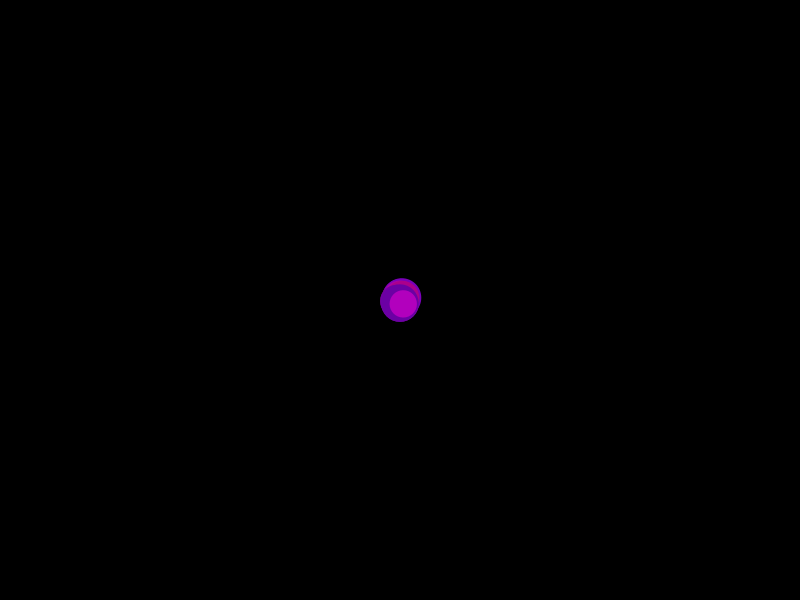
Frame 1 (no input)
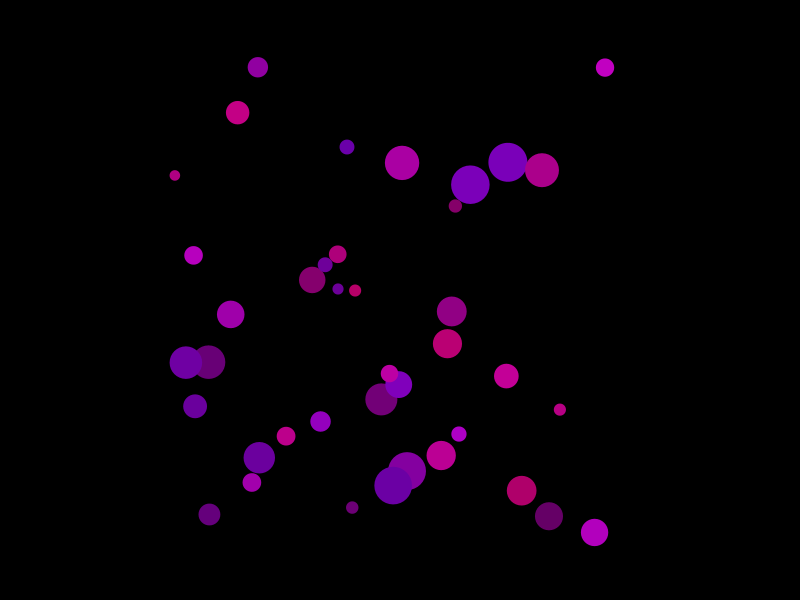
Frame 60 (the mouse pressed at the canvas centre just before this capture)
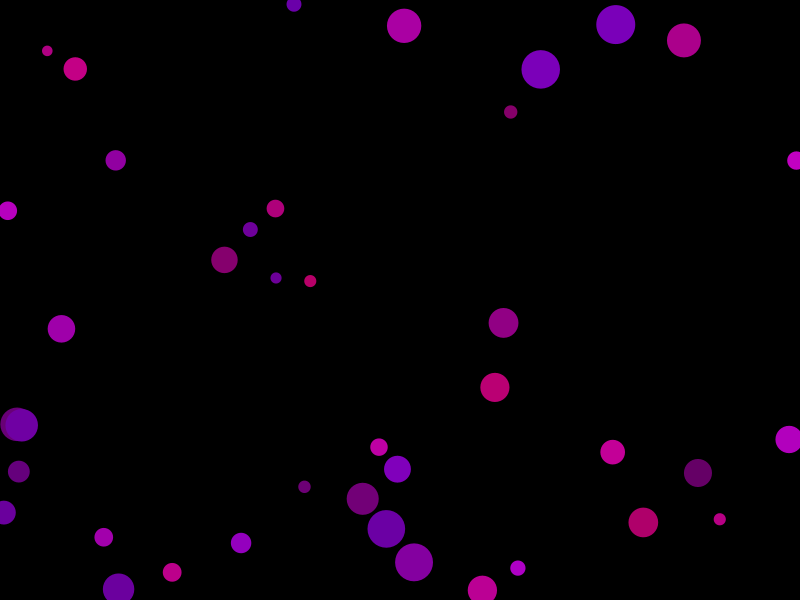
Frame 120 (the mouse held since frame 60 and released just before this capture)

The Processing sketch that drew these frames (run headless with seeded random() and noise(); from frame 60 on, the mouse is pressed at the canvas centre):

// Processing sketch: sketch_9_bounce6
// ── sketch_9_bounce6.pde
int nc = 40;
Circle[] cc = new Circle[nc];
 
void setup()
{
  size(800,600);
  surface.setResizable(true);
  for(int i = 0; i < nc; i++)
  {
    cc[i]= new Circle(width/2,height/2);
  }
}

void draw()
{
  background(0);  
  for(int i = 0; i < nc; i++)
  {
    cc[i].update();    
    cc[i].show();
  }  
}

// ── circle.pde
class Circle{
  float cx = 0;
  float cy = 0;
  float vx = 0;
  float vy = 0;
  float r = 0;
  color c = 0;
  
  Circle(float _cx,float _cy)
  {
    this.cx=_cx;
    this.cy=_cy;
    this.vx = random(-4,4);
    this.vy = random(-4,4);
    this.r = random(10,40);
    this.c=color(random(100,200),0,random(100,200));
  }
  
  void show()
  {
    noStroke();
    fill(this.c);
    circle(this.cx,this.cy,this.r);
  }
  
  void update()
  {
    this.cx = this.cx + this.vx;
    this.cy = this.cy + this.vy;
    if(this.cx > width || this.cx < 0) this.vx = this.vx * (-1);
    if(this.cy > height || this.cy < 0) this.vy = this.vy * (-1);
  }
  
}
